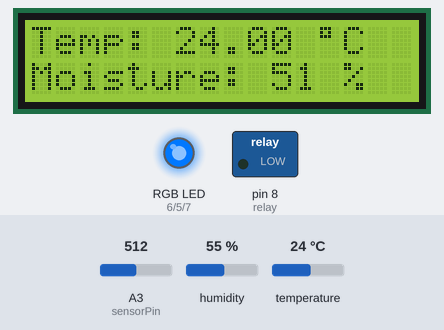
The sketch below on a simulated Arduino Uno, built with avr-gcc and run on an emulated ATmega328P. Parts: 16×2 character LCD, switched loads named in the sketch (green lamp = pin HIGH), an RGB LED mixed from three pins (HIGH = lit). The inputs (shaded band) are chosen by the test bench; at power-on: A3 (sensorPin) = 512, temperature 24 °C, humidity 55 %. WiFi joins after 1.5 s; servers stay silent unless stated; what the sketch prints to the serial monitor is not drawn.

Above: at 1.2 s.
1.3 s: A3 (sensorPin) set to 583
At 4.3 s:
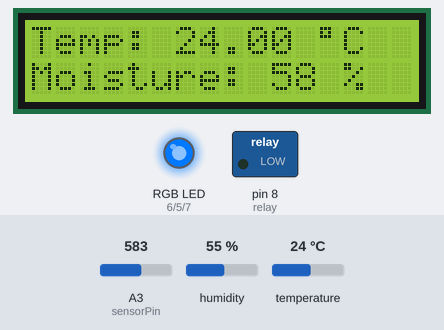
4.6 s: A3 (sensorPin) set to 606
At 6.7 s:
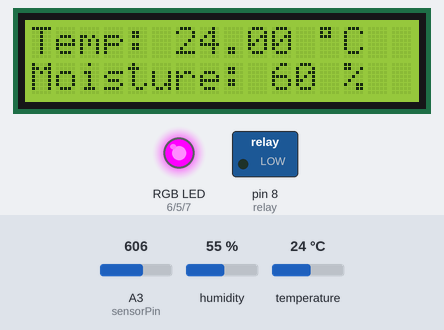
7.7 s: A3 (sensorPin) set to 122
At 9.9 s:
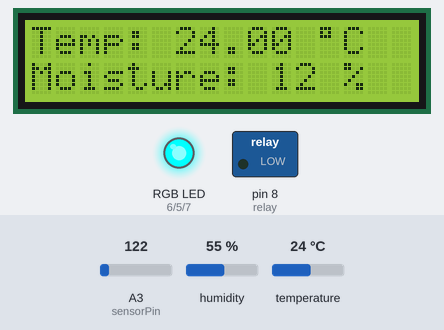
15.5 s: temperature set to 12 °C
At 16.9 s:
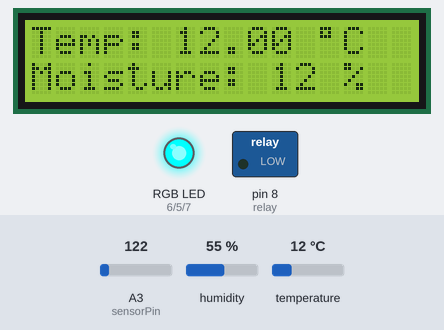
17.9 s: temperature set to 19 °C
At 20.2 s:
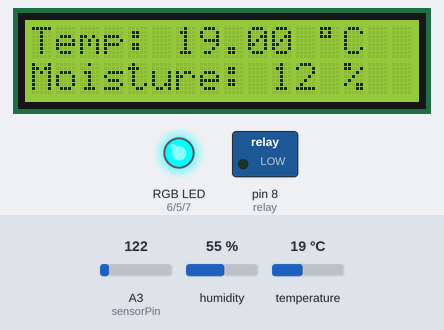
21.0 s: temperature set to 28 °C
At 29.5 s:
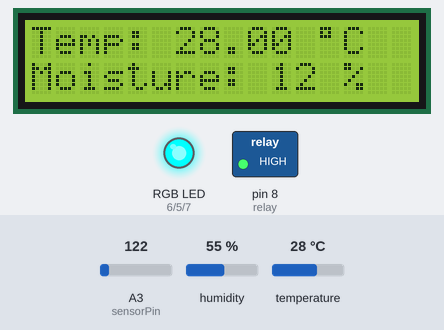
Timing chart, 0 to 29.8 s (numbered marks = the images above; inputs shaded):
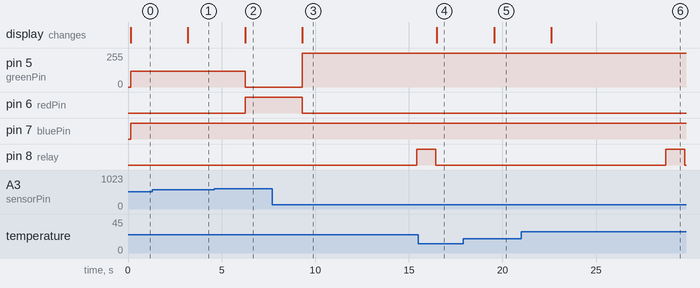

Measured:
- the behaviour switches between 599 and 600 on A3 (sensorPin) (found by bisection; images 1 and 2)
- after the input at 1.3 s, the display: changes after 1.9 s (image 1)
- after the input at 4.6 s, pin 5 (greenPin): 120/255 → 0/255 after 1.7 s; pin 6 (redPin): LOW → HIGH after 1.7 s; the display: changes after 1.7 s (image 2)
- after the input at 7.7 s, pin 5 (greenPin): 0/255 → 255/255 after 1.6 s; pin 6 (redPin): HIGH → LOW after 1.6 s; pin 8 (relay): LOW → HIGH after 7.7 s; the display: changes after 1.6 s (image 3)
- after the input at 15.5 s, the display: changes after 0.99 s (image 4)
- after the input at 17.9 s, the display: changes after 1.6 s (image 5)
- after the input at 21.0 s, the display: changes after 1.6 s (image 6)

The sketch:

8_Wirebenders_AlibekAbilmazhit_AssetKapi_SabinaSabitova_code.ino
```cpp
#include <Ethernet.h>
#include <SPI.h>
#include <DHT.h>
#include <Wire.h>
#include <LiquidCrystal_I2C.h>
LiquidCrystal_I2C lcd(0x27, 16, 2);

#define DHTPIN 2
#define DHTTYPE DHT11
#define sensorPin A3
int timer=0;
float t = -1;
int h = -1;
int z = -1;
int redPin = 6;
int greenPin = 5;
int bluePin = 7;
int relay = 8;

DHT dht(DHTPIN, DHTTYPE);

byte mac[] = { 0xDE, 0xAD, 0xBE, 0xEF, 0xFE, 0xED };
IPAddress ip(192, 168, 137, 177);

EthernetServer server(80);

void setup() {
  Serial.begin(9600);
    pinMode(relay, OUTPUT);


  while (!Serial) {
    ;
  }

  dht.begin();
  lcd.init();
  lcd.backlight();
  Ethernet.begin(mac, ip);

  if (Ethernet.hardwareStatus() == EthernetNoHardware) {
    Serial.println("Ethernet shield was not found.");
    while (true) {
      delay(1);
    }
  }

  if (Ethernet.linkStatus() == LinkOFF) {
    Serial.println("Сable is not connected.");
  }

  server.begin();
  Serial.print(" ");
  Serial.println(Ethernet.localIP());

  pinMode(redPin,  OUTPUT);
  pinMode(greenPin, OUTPUT);
  pinMode(bluePin, OUTPUT);
}

void loop() {
  getData();
  listenForEthernetClients();
  lcd.clear();
  lcd.setCursor(0, 0);

  lcd.print("Temp: ");
  lcd.print(t);
  char a = 223;
  lcd.print(" ");
  lcd.print(a);
  lcd.print("C");
  lcd.setCursor(0, 1);
  int level = readSensor() / 10;
  lcd.print("Moisture: ");
  lcd.print(level);
  lcd.print(" %");
  if (level < 30) {
    if(timer>3){
    digitalWrite(relay, HIGH); // Turn the relay on
    setColor(0, 255, 255); //Red  }
    delay(1000); // Turn the relay Off
    digitalWrite(relay, LOW);
    timer=0;}
    else {
      setColor(0, 255, 255);
      delay(3000);
      timer++;}
  }
  else if (level < 60) {
    setColor(0, 120, 255); //Yellow
  timer++;
  delay(3000);
  }
  else {
    setColor(255, 0, 255);
    delay(3000);
  }


}

void getData() {
  Serial.println("Getting reading");
  int chk = dht.read(DHTPIN);

  // Temperature data
  t = dht.readTemperature();

  // Humidity data
  h = dht.readHumidity();

  // Humidity of air data
  z = readSensor() / 10;

  Serial.print("Temperature: ");
  Serial.print(t);
  Serial.println(" C");

  Serial.print("Humidity of air: ");
  Serial.print(h);
  Serial.println(" %");

  Serial.print("Moisture of soil: ");
  Serial.print(z);
  Serial.println(" %");

}

int readSensor() {
 int val = analogRead(sensorPin);  // Read value form sensor
 return val;       //Current reading
}

void setColor(int redValue, int greenValue,  int blueValue) {
  analogWrite(redPin, redValue);
  analogWrite(greenPin,  greenValue);
  analogWrite(bluePin, blueValue);
}

void listenForEthernetClients() {
  EthernetClient client = server.available();

  if (client) {
    Serial.println("New client");

    bool currentLineIsBlank = true;

    while (client.connected()) {
      if (client.available()) {
        char c = client.read();
        Serial.write(c);

        if (c == '\n' && currentLineIsBlank) {
          client.println("HTTP/1.1 200 OK");
          client.println("Content-Type: text/html");
          client.println("Connection: close");
          client.println();

          client.println("<!DOCTYPE HTML>");
          client.println("<html>");
          client.println("<head><meta http-equiv='refresh' content='5'></head>");
          client.println("<body>");

          client.print("Temperature: ");
          client.print(t);
          client.println(" °C<br>");

          client.print("Humidity of air: ");
          client.print(h);
          client.println(" %<br>");
          client.print("Moisture of soil: ");
          client.print(z);
          client.println(" %<br>");
          client.println("</body>");
          client.println("</html>");
          break;
        }

        if (c == '\n') {
          currentLineIsBlank = true;
        } else if (c != '\r') {
          currentLineIsBlank = false;
        }
      }
    }

    delay(1);
    client.stop();
    Serial.println("Client disconnected");
  }
}
```
